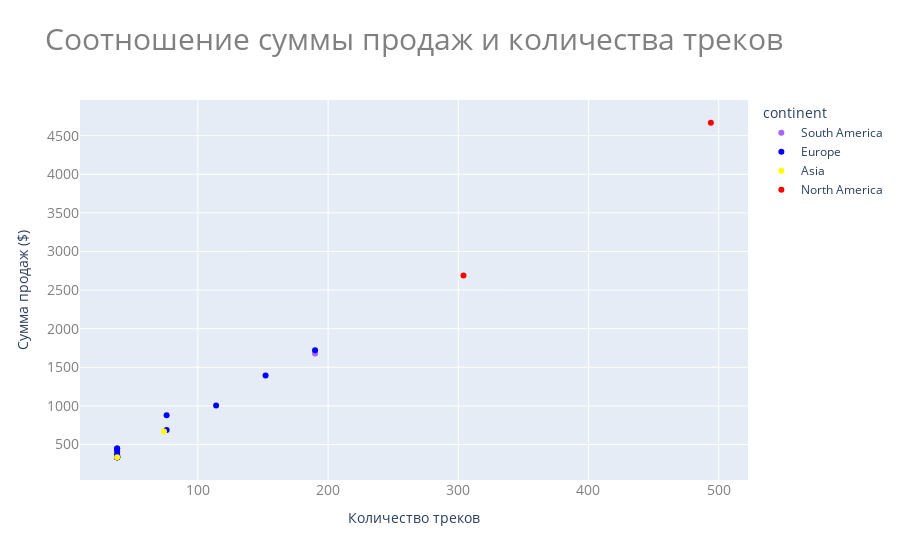

Notebook cell for this chart:
### Code cell
continent_colors = {
    "Asia": "yellow",
    "Europe": "blue",
    "North America": "red"
}

fig = px.scatter(df, 
                 x="track_count", 
                 y="total_sales",
                 color="continent",
                 color_discrete_map=continent_colors,
                 title="Соотношение суммы продаж и количества треков",
                 labels={"track_count": "Количество треков", "total_sales": "Сумма продаж ($)"})

fig.update_layout(
    title=dict(text="Соотношение суммы продаж и количества треков", font=dict(size=30, color="gray")),
    xaxis=dict(tickfont=dict(size=14, color="gray")),
    yaxis=dict(tickfont=dict(size=14, color="gray"))
)

fig.show()

### Figure 1 — Plotly figure (JSON) as saved in the notebook; plotly's stock layout.template omitted (floating-point values rounded to 4 significant figures)
{"data": [{"hovertemplate": "continent=South America<br>Количество треков=%{x}<br>Сумма продаж ($)=%{y}<extra></extra>", "legendgroup": "South America", "marker": {"color": "#ab63fa", "symbol": "circle"}, "mode": "markers", "name": "South America", "orientation": "v", "showlegend": true, "type": "scatter", "x": [38, 38, 190], "xaxis": "x", "y": [334.6, 415.6, 1677.0], "yaxis": "y"}, {"hovertemplate": "continent=Europe<br>Количество треков=%{x}<br>Сумма продаж ($)=%{y}<extra></extra>", "legendgroup": "Europe", "marker": {"color": "blue", "symbol": "circle"}, "mode": "markers", "name": "Europe", "orientation": "v", "showlegend": true, "type": "scatter", "x": [38, 38, 38, 76, 38, 38, 38, 190, 114, 38, 38, 38, 38, 152, 38, 38, 76], "xaxis": "x", "y": [334.6, 334.6, 446.6, 879.2, 334.6, 340.6, 362.6, 1722.0, 1004.0, 352.6, 404.6, 334.6, 446.6, 1392.0, 334.6, 350.6, 687.2], "yaxis": "y"}, {"hovertemplate": "continent=Asia<br>Количество треков=%{x}<br>Сумма продаж ($)=%{y}<extra></extra>", "legendgroup": "Asia", "marker": {"color": "yellow", "symbol": "circle"}, "mode": "markers", "name": "Asia", "orientation": "v", "showlegend": true, "type": "scatter", "x": [74, 38], "xaxis": "x", "y": [667.3, 334.6], "yaxis": "y"}, {"hovertemplate": "continent=North America<br>Количество треков=%{x}<br>Сумма продаж ($)=%{y}<extra></extra>", "legendgroup": "North America", "marker": {"color": "red", "symbol": "circle"}, "mode": "markers", "name": "North America", "orientation": "v", "showlegend": true, "type": "scatter", "x": [494, 304], "xaxis": "x", "y": [4667.0, 2690.0], "yaxis": "y"}], "layout": {"autosize": true, "legend": {"title": {"text": "continent"}, "tracegroupgap": 0}, "title": {"font": {"color": "gray", "size": 30}, "text": "Соотношение суммы продаж и количества треков"}, "xaxis": {"anchor": "y", "autorange": true, "domain": [0, 1], "range": [10.18, 521.8], "tickfont": {"color": "gray", "size": 14}, "title": {"text": "Количество треков"}, "type": "linear"}, "yaxis": {"anchor": "x", "autorange": true, "domain": [0, 1], "range": [-22.91, 5025.0], "tickfont": {"color": "gray", "size": 14}, "title": {"text": "Сумма продаж ($)"}, "type": "linear"}}}
